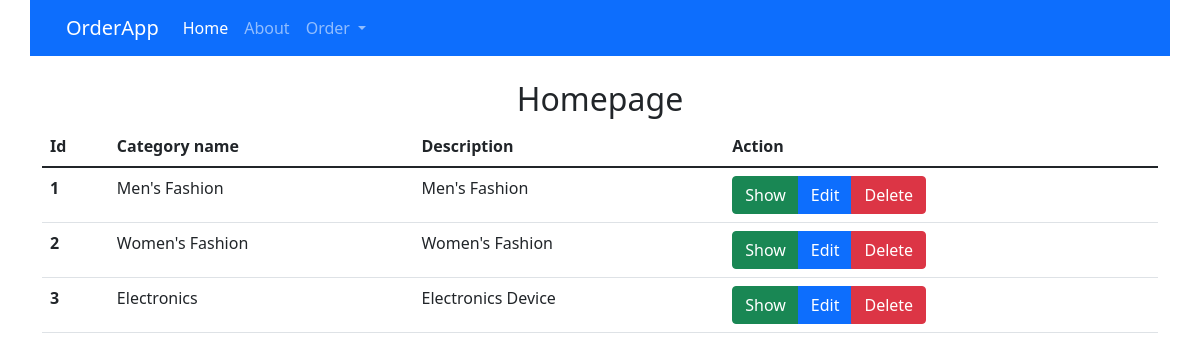
The page / on the database its author committed.
### online_order/models.py (models this page shows, shortened)
class Category(models.Model):
    category_name = models.CharField(max_length=100, null=True, blank=True)
    description = models.TextField(null=True, blank=True)

### online_order/views.py (the view)
# urls.py: path('', views.index, name = 'index'),
def index(request):
    categories = Category.objects.all()
    context = {
        "categories": categories,
    }
    return render(request, "index.html", context=context)

### templates/index.html
{% extends "main.html" %} {% block content %}
<div class="container">
    <div class="row">
        <div class="home-title text-center mt-4">
            <h2>Homepage</h2>
        </div>
        <div class="category-table">
            <table class="table">
                <thead class="thead-dark">
                    <tr>
                        <th scope="col">Id</th>
                        <th scope="col">Category name</th>
                        <th scope="col">Description</th>
                        <th scope="col">Action</th>
                    </tr>
                </thead>
                <tbody>
                    {% for category in categories %}
                    <tr>
                        <th scope="row">{{ category.id }}</th>
                        <td>{{ category.category_name }}</td>
                        <td>{{ category.description }}</td>
                        <td>
                            <div class="btn-group" role="group" aria-label="Action">
                                <div class="btn-group" role="group" aria-label="Action">
                                    <a class="btn btn-success" href="#">Show</a>
                                    <a class="btn btn-primary" href="#">Edit</a>
                                    <a class="btn btn-danger" href="#">Delete</a>
                                </div>
                            </div>
                        </td>
                    </tr>
                    {% endfor %}
                </tbody>
            </table>
        </div>
    </div>
</div>
{% endblock %}

### rows shown on the page
Category: id "1", category_name "Men's Fashion", description "Men's Fashion"
Category: id "2", category_name "Women's Fashion", description "Women's Fashion"
Category: id "3", category_name "Electronics", description "Electronics Device"
